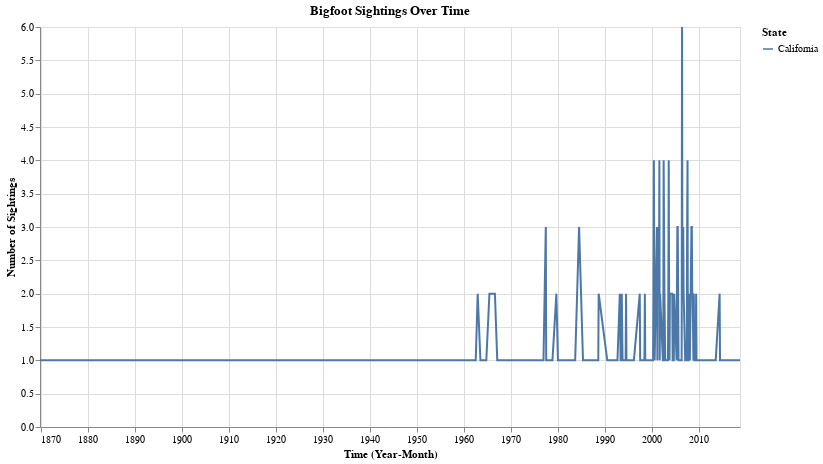

Source (notebook cell):
### Code cell
import pandas as pd
import altair as alt

# Load data
url = "https://raw.githubusercontent.com/UIUC-iSchool-DataViz/is445_data/main/bfro_reports_fall2022.csv"
df = pd.read_csv(url)

# Extract year and month
df['year_month'] = pd.to_datetime(df['date']).dt.to_period('M').dt.to_timestamp()

# Group by state and year_month
time_data = df.groupby(['state', 'year_month']).size().reset_index(name='count')

# Dropdown for state selection using selection_point
state_dropdown = alt.binding_select(options=sorted(time_data['state'].dropna().unique()), name='Select State: ')
state_selection = alt.selection_point(fields=['state'], bind=state_dropdown, value='California')

# Create line chart
line_chart = alt.Chart(time_data).mark_line().encode(
    x=alt.X('year_month:T', title='Time (Year-Month)'),
    y=alt.Y('count:Q', title='Number of Sightings'),
    color=alt.Color('state:N', title='State'),
    tooltip=['state', 'year_month:T', 'count']
).add_selection(
    state_selection
).transform_filter(
    state_selection
).properties(
    title="Bigfoot Sightings Over Time",
    width=700,
    height=400
)

line_chart

### Figure 1 — Vega-Lite specification as saved in the notebook (floating-point values rounded to 4 significant figures; data arrays with more than 128 entries replaced by an {"elided": "..."} marker saying what was removed)
{"config": {"view": {"continuousWidth": 300, "continuousHeight": 300}}, "data": {"name": "data-fae08bf881dcf772a343a39c7ecb4183"}, "mark": {"type": "line"}, "encoding": {"color": {"field": "state", "title": "State", "type": "nominal"}, "tooltip": [{"field": "state", "type": "nominal"}, {"field": "year_month", "type": "temporal"}, {"field": "count", "type": "quantitative"}], "x": {"field": "year_month", "title": "Time (Year-Month)", "type": "temporal"}, "y": {"field": "count", "title": "Number of Sightings", "type": "quantitative"}}, "height": 400, "params": [{"name": "param_1", "select": {"type": "point", "fields": ["state"]}, "bind": {"input": "select", "options": ["Alabama", "Alaska", "Arizona", "Arkansas", "California", "Colorado", "Connecticut", "Delaware", "Florida", "Georgia", "Idaho", "Illinois", "Indiana", "Iowa", "Kansas", "Kentucky", "Louisiana", "Maine", "Maryland", "Massachusetts", "Michigan", "Minnesota", "Mississippi", "Missouri", "Montana", "Nebraska", "Nevada", "New Hampshire", "New Jersey", "New Mexico", "New York", "North Carolina", "North Dakota", "Ohio", "Oklahoma", "Oregon", "Pennsylvania", "Rhode Island", "South Carolina", "South Dakota", "Tennessee", "Texas", "Utah", "Vermont", "Virginia", "Washington", "West Virginia", "Wisconsin", "Wyoming"], "name": "Select State: "}, "value": "California"}], "title": "Bigfoot Sightings Over Time", "transform": [{"filter": {"param": "param_1"}}], "width": 700, "$schema": "https://vega.github.io/schema/vega-lite/v5.20.1.json", "datasets": {"data-fae08bf881dcf772a343a39c7ecb4183": {"elided": "2934 records"}}}
